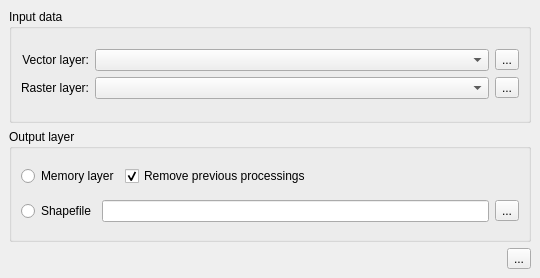
<?xml version="1.0" encoding="UTF-8"?>
<ui version="4.0">
 <class>QueryRasterFromPointDockWidgetBase</class>
 <widget class="QDockWidget" name="QueryRasterFromPointDockWidgetBase">
  <property name="geometry">
   <rect>
    <x>0</x>
    <y>0</y>
    <width>540</width>
    <height>278</height>
   </rect>
  </property>
  <property name="windowTitle">
   <string>Query raster from point vector layer</string>
  </property>
  <widget class="QWidget" name="dockWidgetContents">
   <layout class="QGridLayout" name="gridLayout_4">
    <item row="0" column="0">
     <widget class="QGroupBox" name="groupBox_inputData">
      <property name="title">
       <string>Input data</string>
      </property>
      <layout class="QGridLayout" name="gridLayout_2">
       <item row="0" column="0">
        <layout class="QGridLayout" name="gridLayout" columnstretch="0,10,0">
         <item row="0" column="2">
          <widget class="QToolButton" name="toolButton_searchVectorLayer">
           <property name="toolTip">
            <string>Search vector layers</string>
           </property>
           <property name="text">
            <string>...</string>
           </property>
           <property name="icon">
            <iconset resource="resources.qrc">
             <normaloff>:/plugins/query_raster_from_point/icons/grass_add_vector.png</normaloff>:/plugins/query_raster_from_point/icons/grass_add_vector.png</iconset>
           </property>
           <property name="iconSize">
            <size>
             <width>24</width>
             <height>24</height>
            </size>
           </property>
          </widget>
         </item>
         <item row="0" column="1">
          <widget class="QComboBox" name="comboBox_vectorLayer">
           <property name="toolTip">
            <string>Vector layers loaded in the QGIS Table Of Contents</string>
           </property>
          </widget>
         </item>
         <item row="0" column="0">
          <widget class="QLabel" name="label">
           <property name="text">
            <string>Vector layer:</string>
           </property>
           <property name="alignment">
            <set>Qt::AlignRight|Qt::AlignTrailing|Qt::AlignVCenter</set>
           </property>
          </widget>
         </item>
         <item row="1" column="0">
          <widget class="QLabel" name="label_2">
           <property name="text">
            <string>Raster layer:</string>
           </property>
           <property name="alignment">
            <set>Qt::AlignRight|Qt::AlignTrailing|Qt::AlignVCenter</set>
           </property>
          </widget>
         </item>
         <item row="1" column="1">
          <widget class="QComboBox" name="comboBox_rasterLayer">
           <property name="toolTip">
            <string>Raster layers loaded in the QGIS Table Of Contents</string>
           </property>
          </widget>
         </item>
         <item row="1" column="2">
          <widget class="QToolButton" name="toolButton_searchRasterLayer">
           <property name="toolTip">
            <string>Search raster layers</string>
           </property>
           <property name="text">
            <string>...</string>
           </property>
           <property name="icon">
            <iconset resource="resources.qrc">
             <normaloff>:/plugins/query_raster_from_point/icons/grass_add_raster.png</normaloff>:/plugins/query_raster_from_point/icons/grass_add_raster.png</iconset>
           </property>
           <property name="iconSize">
            <size>
             <width>24</width>
             <height>24</height>
            </size>
           </property>
          </widget>
         </item>
        </layout>
       </item>
      </layout>
     </widget>
    </item>
    <item row="1" column="0">
     <widget class="QGroupBox" name="groupBox_outputLayer">
      <property name="title">
       <string>Output layer</string>
      </property>
      <layout class="QGridLayout" name="gridLayout_3">
       <item row="0" column="0">
        <layout class="QHBoxLayout" name="horizontalLayout">
         <item>
          <widget class="QRadioButton" name="radioButton_outputMemoryLayer">
           <property name="text">
            <string>Memory layer</string>
           </property>
           <property name="checked">
            <bool>false</bool>
           </property>
          </widget>
         </item>
         <item>
          <widget class="QCheckBox" name="checkBox_removePreviousProcessing">
           <property name="text">
            <string>Remove previous processings</string>
           </property>
           <property name="checked">
            <bool>true</bool>
           </property>
          </widget>
         </item>
         <item>
          <spacer name="horizontalSpacer">
           <property name="orientation">
            <enum>Qt::Horizontal</enum>
           </property>
           <property name="sizeHint" stdset="0">
            <size>
             <width>40</width>
             <height>20</height>
            </size>
           </property>
          </spacer>
         </item>
        </layout>
       </item>
       <item row="1" column="0">
        <layout class="QHBoxLayout" name="horizontalLayout_2">
         <item>
          <widget class="QRadioButton" name="radioButton_outputShapefile">
           <property name="text">
            <string>Shapefile</string>
           </property>
          </widget>
         </item>
         <item>
          <widget class="QLineEdit" name="lineEdit_pathOutputShp"/>
         </item>
         <item>
          <widget class="QToolButton" name="toolButton_searchPathOutputShp">
           <property name="toolTip">
            <string>Set path output shapefile</string>
           </property>
           <property name="text">
            <string>...</string>
           </property>
           <property name="icon">
            <iconset resource="resources.qrc">
             <normaloff>:/plugins/query_raster_from_point/icons/fileexport.png</normaloff>:/plugins/query_raster_from_point/icons/fileexport.png</iconset>
           </property>
           <property name="iconSize">
            <size>
             <width>24</width>
             <height>24</height>
            </size>
           </property>
          </widget>
         </item>
        </layout>
       </item>
      </layout>
     </widget>
    </item>
    <item row="2" column="0">
     <layout class="QHBoxLayout" name="horizontalLayout_3">
      <item>
       <spacer name="horizontalSpacer_2">
        <property name="orientation">
         <enum>Qt::Horizontal</enum>
        </property>
        <property name="sizeHint" stdset="0">
         <size>
          <width>40</width>
          <height>20</height>
         </size>
        </property>
       </spacer>
      </item>
      <item>
       <widget class="QToolButton" name="toolButton_process">
        <property name="toolTip">
         <string>Process...</string>
        </property>
        <property name="text">
         <string>...</string>
        </property>
        <property name="icon">
         <iconset resource="resources.qrc">
          <normaloff>:/plugins/query_raster_from_point/icons/processing.png</normaloff>:/plugins/query_raster_from_point/icons/processing.png</iconset>
        </property>
        <property name="iconSize">
         <size>
          <width>24</width>
          <height>24</height>
         </size>
        </property>
       </widget>
      </item>
     </layout>
    </item>
   </layout>
  </widget>
 </widget>
 <tabstops>
  <tabstop>comboBox_vectorLayer</tabstop>
  <tabstop>toolButton_searchVectorLayer</tabstop>
  <tabstop>comboBox_rasterLayer</tabstop>
  <tabstop>toolButton_searchRasterLayer</tabstop>
  <tabstop>radioButton_outputMemoryLayer</tabstop>
  <tabstop>radioButton_outputShapefile</tabstop>
  <tabstop>lineEdit_pathOutputShp</tabstop>
  <tabstop>toolButton_searchPathOutputShp</tabstop>
  <tabstop>toolButton_process</tabstop>
 </tabstops>
 <connections>
  <connection>
   <sender>radioButton_outputShapefile</sender>
   <signal>clicked(bool)</signal>
   <receiver>QueryRasterFromPointDockWidgetBase</receiver>
   <slot>push_rb_shp()</slot>
   <hints>
    <hint type="sourcelabel">
     <x>53</x>
     <y>204</y>
    </hint>
    <hint type="destinationlabel">
     <x>216</x>
     <y>138</y>
    </hint>
   </hints>
  </connection>
  <connection>
   <sender>radioButton_outputMemoryLayer</sender>
   <signal>clicked(bool)</signal>
   <receiver>QueryRasterFromPointDockWidgetBase</receiver>
   <slot>push_memory_layer()</slot>
   <hints>
    <hint type="sourcelabel">
     <x>63</x>
     <y>171</y>
    </hint>
    <hint type="destinationlabel">
     <x>216</x>
     <y>138</y>
    </hint>
   </hints>
  </connection>
 </connections>
 <slots>
  <slot>push_rb_shp()</slot>
  <slot>push_memory_layer()</slot>
 </slots>
</ui>
